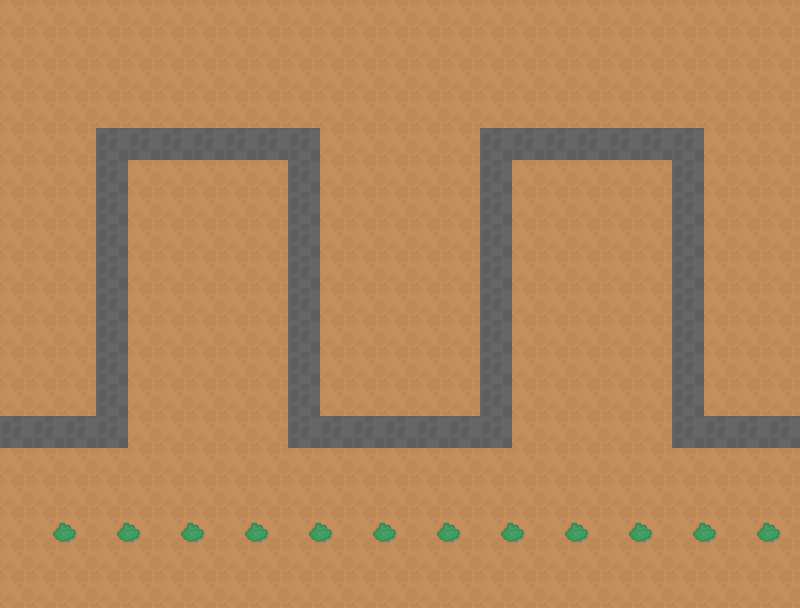

This is a level from a 2D game, rendered from its Tiled map with the project's own tilesets. A one-line summary and the map file follow, with tile-layer data summarised:
An orthogonal 25x19 tile map with 32x32 px tiles, 2 tile layers (Tile Layer 1, Tile Layer 2).

<map version="1.0" orientation="orthogonal" renderorder="right-down" width="25" height="19" tilewidth="32" tileheight="32">
 <tileset firstgid="1" name="RPGpack_sheet" tilewidth="32" tileheight="32">
  <image source="RPGpack_sheet.png" width="1280" height="832" />
 </tileset>
 <layer name="Tile Layer 1" width="25" height="19">
  <data>[475 cells, 475 non-empty, 2 distinct tile ids]</data>
 </layer>
 <layer name="Tile Layer 2" width="25" height="19">
  <data>[475 cells, 24 non-empty, 2 distinct tile ids]</data>
 </layer>
</map>
